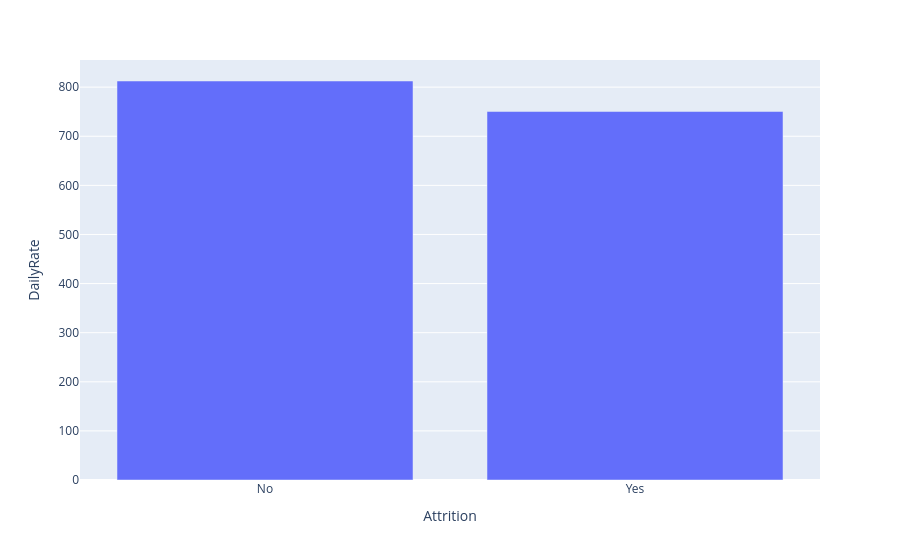

Notebook code cell kept with this figure:
### Markdown cell above
**5.7** ❓ **Question:** How does DailyRate differ between employees who left vs stayed?

### Code cell
px.bar(
    data_frame=df.groupby('Attrition')['DailyRate'].mean().reset_index(),
    x='Attrition',
    y='DailyRate',
)

### Figure 1 — Plotly figure (JSON) as saved in the notebook; plotly's stock layout.template omitted (floating-point values rounded to 4 significant figures)
{"data": [{"hovertemplate": "Attrition=%{x}<br>DailyRate=%{y}<extra></extra>", "legendgroup": "", "marker": {"color": "#636efa", "pattern": {"shape": ""}}, "name": "", "orientation": "v", "showlegend": false, "textposition": "auto", "type": "bar", "x": ["No", "Yes"], "xaxis": "x", "y": [812.5, 750.4], "yaxis": "y"}], "layout": {"barmode": "relative", "legend": {"tracegroupgap": 0}, "margin": {"t": 60}, "xaxis": {"anchor": "y", "domain": [0, 1], "title": {"text": "Attrition"}}, "yaxis": {"anchor": "x", "domain": [0, 1], "title": {"text": "DailyRate"}}}}
